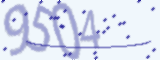
#> input picture train_test/9504.png, 160 x 60 px, found by its file name
$ python ReadData.py
#> lines starting #> are read from the running program, lines starting #| are printed output that depends on the picture
import numpy as np
import matplotlib.pyplot as plt
import matplotlib.image as mpimg

def rgb2gray(rgb):
    return np.dot(rgb[...,:3], [0.299, 0.587, 0.114])

img = mpimg.imread('/home/chiayu/Documents/Learn_ML/captcha_recognition/train_test/9504.png')
#> img is the input picture: shape (60, 160, 3) float32; mean R, G, B 0.855, 0.878, 0.942
print(img.shape)
#| (60, 160, 3)
gray = rgb2gray(img)
#> in rgb2gray, `return np.dot(rgb[...,:3], [0.299, 0.587, 0.114])`:
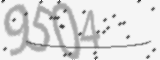
#> returned value: shape (60, 160) float64; min 0.213, max 0.963, mean 0.878
plt.imshow(gray, cmap = plt.get_cmap('gray'))
plt.show()

gray_img = np.asarray(gray)
print(gray_img.shape)
#| (60, 160)

$ run again, with train_test/1155.png copied over train_test/9504.png
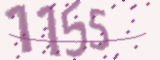
#> input picture train_test/1155.png, 160 x 60 px, found by its file name
#> img is the input picture: shape (60, 160, 3) float32; mean R, G, B 0.903, 0.835, 0.871
#| (60, 160, 3)
#> in rgb2gray, `return np.dot(rgb[...,:3], [0.299, 0.587, 0.114])`:
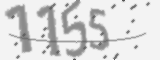
#> returned value: shape (60, 160) float64; min 0.342, max 0.955, mean 0.859
#| (60, 160)

$ run again, with train_test/1260.png copied over train_test/9504.png
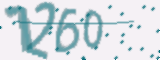
#> input picture train_test/1260.png, 160 x 60 px, found by its file name
#> img is the input picture: shape (60, 160, 3) float32; mean R, G, B 0.83, 0.867, 0.887
#| (60, 160, 3)
#> in rgb2gray, `return np.dot(rgb[...,:3], [0.299, 0.587, 0.114])`:
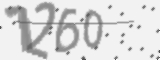
#> returned value: shape (60, 160) float64; min 0.326, max 0.952, mean 0.858
#| (60, 160)

$ run again, with train_test/1402.png copied over train_test/9504.png
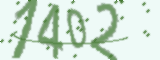
#> input picture train_test/1402.png, 160 x 60 px, found by its file name
#> img is the input picture: shape (60, 160, 3) float32; mean R, G, B 0.818, 0.889, 0.836
#| (60, 160, 3)
#> in rgb2gray, `return np.dot(rgb[...,:3], [0.299, 0.587, 0.114])`:
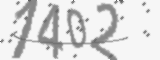
#> returned value: shape (60, 160) float64; min 0.387, max 0.965, mean 0.862
#| (60, 160)
